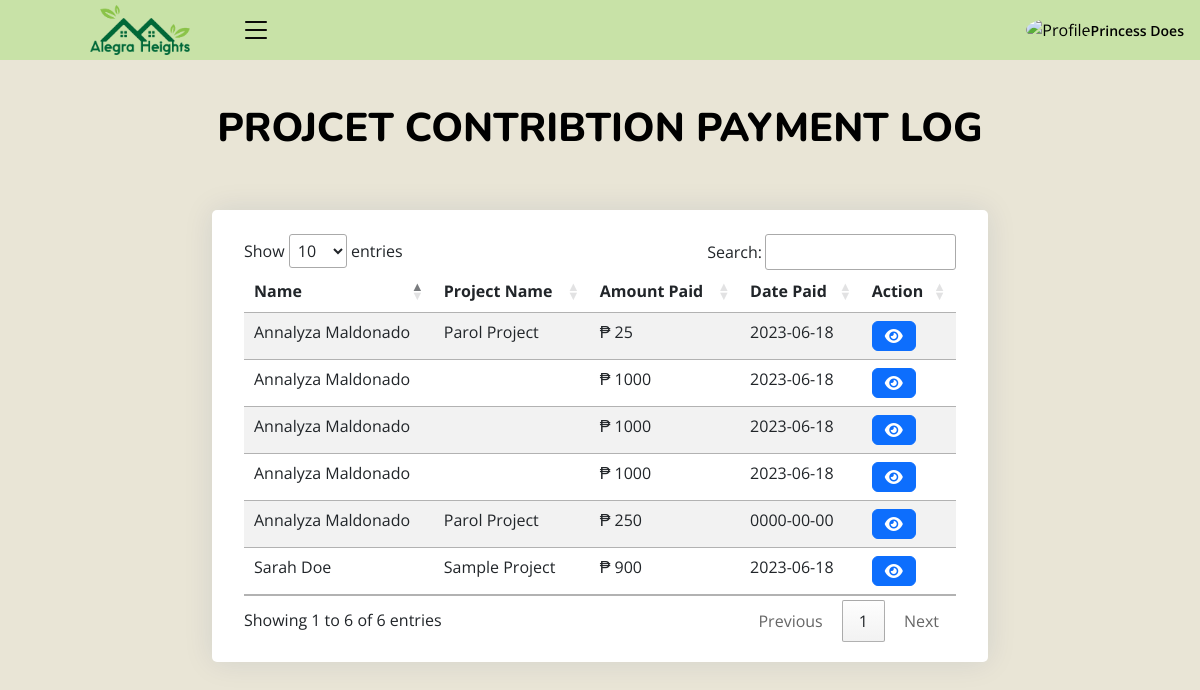
/admin/project_fee.php (signed in), run on the app's committed database.
### tables this page shows
CREATE TABLE `payment_log` (
  `id` int(11) NOT NULL,
  `type` varchar(250) NOT NULL,
  `project_name` varchar(250) NOT NULL,
  `amount` int(11) NOT NULL,
  `date_paid` date NOT NULL,
  `user_id` int(11) NOT NULL,
  `status` varchar(255) DEFAULT 'Unpaid'
);

CREATE TABLE `members` (
  `id` int(10) NOT NULL,
  `block_number` int(10) NOT NULL,
  `lot_number` int(10) NOT NULL,
  `first_name` varchar(100) NOT NULL,
  `mid_name` varchar(250) NOT NULL,
  `last_name` varchar(100) NOT NULL,
  `gender` varchar(250) NOT NULL,
  `contact` varchar(250) NOT NULL,
  `username` varchar(250) NOT NULL,
  `password` varchar(250) NOT NULL,
  `user_image` varchar(250) NOT NULL,
  `status` int(11) NOT NULL DEFAULT 1,
  `date_added` date DEFAULT current_timestamp(),
  `household_id` int(11) DEFAULT NULL,
  `membership_plan` varchar(255) DEFAULT 'Monthly',
  `residence_type` varchar(255) DEFAULT 'Homeowner'
);

### admin/class/adminback.php (called while the page is built, shortened)
<?php
class  adminback
{
    private $connection;
    function __construct()
    {
        $dbhost = "localhost";
        $dbuser = "root";
        $dbpass = "";
        $dbname = "alegra_heights_db";
        $this->connection = mysqli_connect($dbhost, $dbuser, $dbpass, $dbname);
    }
function display_prj_fee()
{
    $type="Project Contribution";
    $query = "SELECT payment_log.*, members.first_name, members.last_name,members.id FROM `payment_log` LEFT JOIN members ON payment_log.user_id = members.id
    WHERE payment_log.type='$type' ORDER BY `date_paid` DESC";
    if(mysqli_query($this->connection, $query)){
        $result = mysqli_query($this->connection, $query);
        return $result;
    }
}
}

### admin/project_fee.php (the view, shortened to what this page needs)
p<?php
include_once("class/adminback.php");
$obj = new adminback();
$members = $obj->display_prj_fee();
?>
<!DOCTYPE html>
<html lang="en">
<?php include('header.php')?>
    <link rel="stylesheet" href="https://cdn.datatables.net/1.13.4/css/jquery.dataTables.min.css">
    <link rel="stylesheet" href="https://cdn.datatables.net/searchpanes/2.1.2/css/searchPanes.dataTables.min.css">
    <link rel="stylesheet" href="https://cdn.datatables.net/searchpanes/2.1.2/js/dataTables.searchPanes.min.js">
<body class="toggle-sidebar">
<?php include('headnav.php')?>
<main id="main" class="main">
<div class="pagetitle">
  <h1>PROJCET CONTRIBTION PAYMENT LOG</h1>
  <br>
</div>
<br>
<section class="section dashboard">
  <div class="row">
    <div style="margin: auto;" class="col-lg-8">
    <div class="row">
<br>
      <div class="card">
        <div class="card-body">
            <br>
          <div class="table-wrapper">
          <table id="example" class="table table-striped table-hover datatable">
            <thead>
                <th scope="col">Name</th>
                <th scope="col">Project Name</th>
                <th scope="col">Amount Paid</th>
                <th scope="col">Date Paid</th>
                <th scope="col">Action</th>
            </thead>
            <tbody>
            <?php
    while ($mem = mysqli_fetch_assoc($members)){
        ?>
              <tr>
                <td><?php echo $mem['first_name']." ".$mem['last_name'] ?></td>
                <td><?php echo $mem['project_name']; ?></td>
                <td>₱ <?php echo $mem['amount']; ?></td>
                <td><?php echo $mem['date_paid']; ?></td>
                <td>
                <a href="view_member.php?status=view&&id=<?php echo $mem['id'] ?>" type="button" class="btn btn-primary"><i class="fa-solid fa-eye"></i></a>
                </td>
              </tr>
            <?php
            }
              ?>
            </tbody>
          </table>
          </div>
        </div>
      </div>
    </div>
  </div>
</section>
</main>
</body>
</html>

### admin/assets/css/style.css (style rules this page uses)
:root { scroll-behavior: smooth; }
body { font-family: "Open Sans", sans-serif; background: #E9E5D6; color: #000000; }
a { color: #4154f1; text-decoration: none; }
h1, h2, h3, h4, h5, h6 { font-family: "Nunito", sans-serif; }
#main { margin-top: 60px; padding: 20px 30px; transition: all 0.3s; }
.pagetitle { margin-bottom: 10px; text-align: center; }
.pagetitle h1 { font-size: 40px; margin-bottom: 0; font-weight: 800; color: #000000; }
.card { margin-bottom: 30px; border: none; border-radius: 5px; box-shadow: 0px 0 30px rgba(1, 41, 112, 0.1); }
.card-body { padding: 0 20px 20px 20px; }
@media (min-width: 1200px) { #main, #footer { margin-left: 300px; } }
@media (min-width: 1200px) { .toggle-sidebar #main, .toggle-sidebar #footer { margin-left: 0; } }

### data on the page
payment_log: members.first_name "Annalyza", members.last_name "Maldonado", project_name "Parol Project", amount "25", date_paid "2023-06-18"
payment_log: members.first_name "Annalyza", members.last_name "Maldonado", amount "1000", date_paid "2023-06-18"
payment_log: members.first_name "Annalyza", members.last_name "Maldonado", amount "1000", date_paid "2023-06-18"
payment_log: members.first_name "Annalyza", members.last_name "Maldonado", amount "1000", date_paid "2023-06-18"
payment_log: members.first_name "Sarah", members.last_name "Doe", project_name "Sample Project", amount "900", date_paid "2023-06-18"
payment_log: members.first_name "Annalyza", members.last_name "Maldonado", project_name "Parol Project", amount "250", date_paid "0000-00-00"

### other printed values
$_SESSION['name'] "Princess Does"
